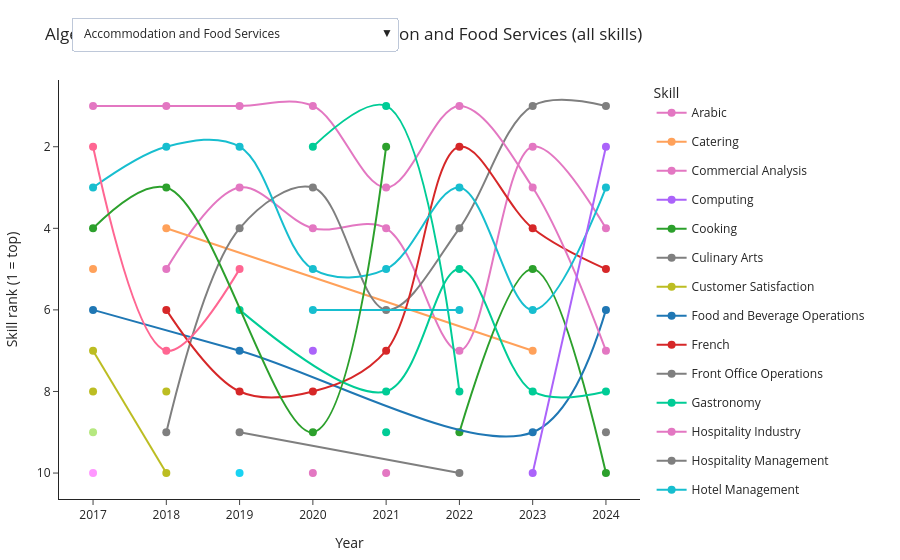

Notebook cell for this chart:
### Code cell
# Plot skill rank flow over time (all skills)
plot_skill_rank_flow_all(skill_flow, country=COUNTRY)
